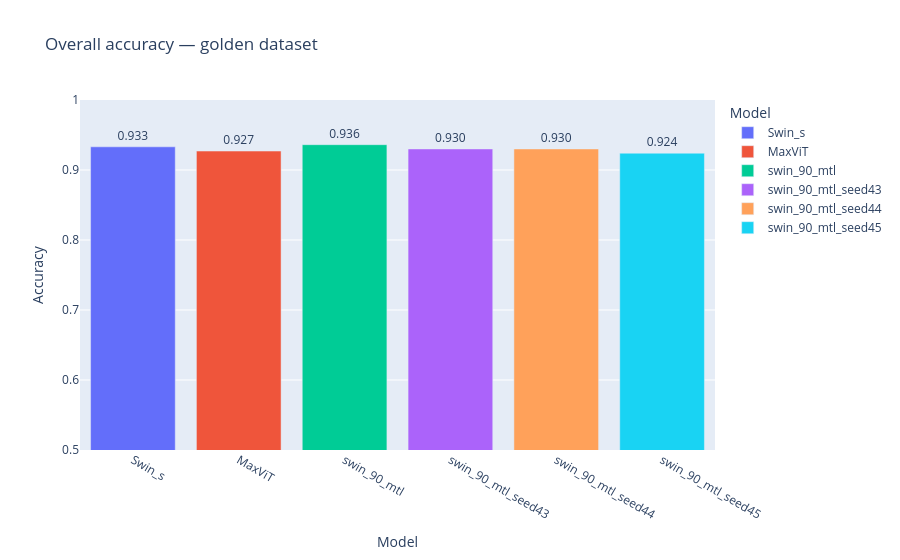
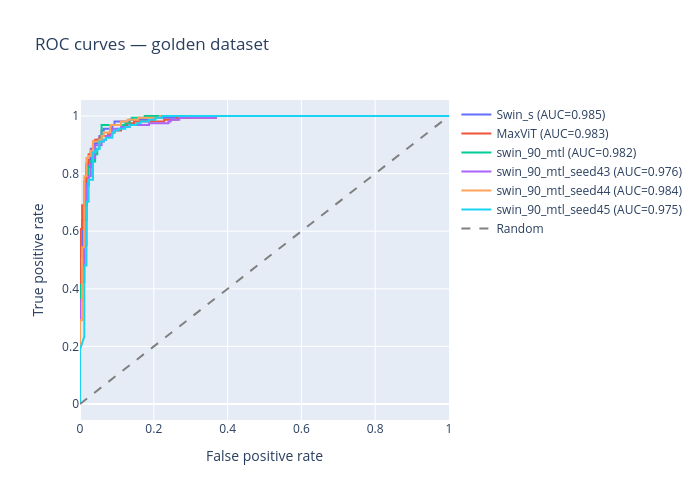
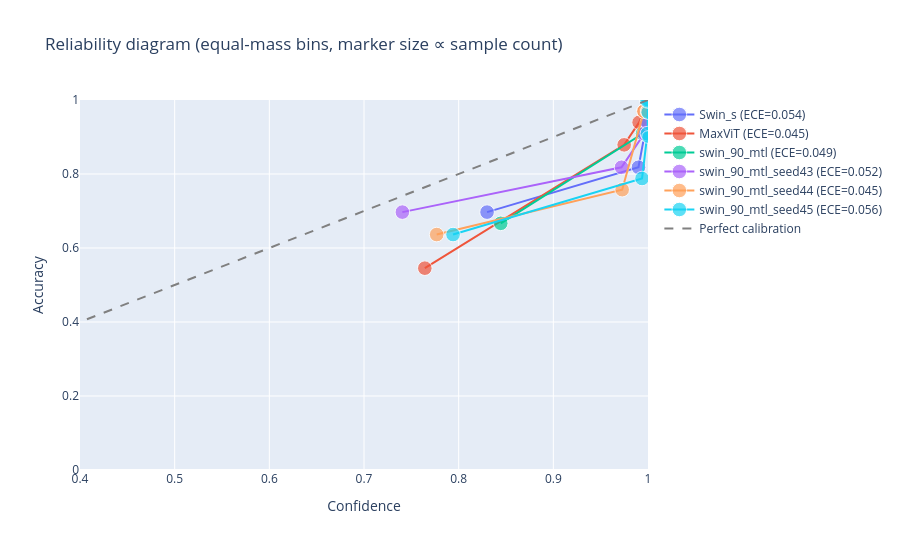

The code cell stored with these charts, in order, in its notebook:
### Code cell
# ── Compute all metrics first ─────────────────────────────────────────────────
metrics = {}
rows = []
for name, df in results.items():
    fpr, tpr, _ = roc_curve(df["true_label"], df["p_rotten"])
    auc = roc_auc_score(df["true_label"], df["p_rotten"])
    ece, bins = compute_ece(df["true_label"], df["pred"], df["confidence"])
    prec, rec, f1, _ = precision_recall_fscore_support(
        df["true_label"], df["pred"], average="binary", pos_label=1, zero_division=0
    )
    metrics[name] = {"fpr": fpr, "tpr": tpr, "auc": auc, "ece": ece, "bins": bins}
    rows.append({
        "Model":       name,
        "Accuracy":    df["correct"].mean(),
        "AUC-ROC":     auc,
        "ECE":         ece,
        "Brier":       brier_score_loss(df["true_label"], df["p_rotten"]),
        "Mean conf.":  df["confidence"].mean(),
        "Precision":   prec,
        "Recall":      rec,
        "F1":          f1,
        "N":           len(df),
    })

# ── Summary table (before figures) ────────────────────────────────────────────
summary = pd.DataFrame(rows).set_index("Model")
higher_better = ["Accuracy", "AUC-ROC", "F1", "Precision", "Recall"]
lower_better  = ["ECE", "Brier"]

def rank_highlight(col, ascending):
    """Color top 3 distinct values: dark > medium > light green."""
    ranks = col.rank(ascending=ascending, method='dense')
    colors = {
        1: 'background-color:#4C9B36; color:black; weight:bold;',  
        2: 'background-color:#97D586 ; color:black',             
        3: 'background-color:#B4E1A8; color:black',       
    }
    return [colors.get(int(r), '') for r in ranks]

display(summary.style
    .format("{:.4f}", subset=summary.columns.difference(["N"]))
    .apply(lambda c: rank_highlight(c, ascending=False), subset=higher_better)
    .apply(lambda c: rank_highlight(c, ascending=True),  subset=lower_better)
)

# ── Overall accuracy bar chart ─────────────────────────────────────────────────
overall = summary[["Accuracy"]].reset_index()
fig1 = px.bar(overall, x="Model", y="Accuracy", text_auto=".3f",
              title="Overall accuracy — golden dataset",
              color="Model", range_y=[0.5, 1.0])
fig1.update_traces(textposition="outside")
fig1.show()

# ── ROC curves ────────────────────────────────────────────────────────────────
fig_roc = go.Figure()
for name, m in metrics.items():
    fig_roc.add_trace(go.Scatter(x=m["fpr"], y=m["tpr"], mode="lines",
                                 name=f"{name} (AUC={m['auc']:.3f})"))
fig_roc.add_trace(go.Scatter(x=[0, 1], y=[0, 1], mode="lines",
                             line=dict(dash="dash", color="gray"), name="Random"))
fig_roc.update_layout(title="ROC curves — golden dataset",
                      xaxis_title="False positive rate", yaxis_title="True positive rate",
                      height=500, width=700)
fig_roc.show()

# ── Reliability diagram ───────────────────────────────────────────────────────
# Reliability diagram — equal-mass (quantile) bins + marker size ∝ sample count
# Fixes the jaggedness from sparse equal-width bins; legend click still toggles each trace
N_BINS_VIS = 10
fig_ece = go.Figure()
for name, df in results.items():
    conf = df["confidence"].values
    correct = df["correct"].values.astype(int)
    edges = np.quantile(conf, np.linspace(0, 1, N_BINS_VIS + 1))
    edges[0], edges[-1] = 0.0, 1.0
    xs, ys, counts = [], [], []
    for i in range(N_BINS_VIS):
        lo, hi = edges[i], edges[i + 1]
        m = (conf >= lo) & (conf < hi) if i < N_BINS_VIS - 1 else (conf >= lo) & (conf <= hi)
        if m.sum() < 2:
            continue
        xs.append(float(conf[m].mean()))
        ys.append(float(correct[m].mean()))
        counts.append(int(m.sum()))
    fig_ece.add_trace(go.Scatter(
        x=xs, y=ys, mode="lines+markers",
        marker=dict(size=[6 + float(np.sqrt(c)) * 1.5 for c in counts]),
        customdata=counts,
        hovertemplate="conf=%{x:.3f}<br>acc=%{y:.3f}<br>n=%{customdata}<extra></extra>",
        name=f"{name} (ECE={metrics[name]['ece']:.3f})",
    ))
fig_ece.add_trace(go.Scatter(
    x=[0, 1], y=[0, 1], mode="lines",
    line=dict(dash="dash", color="gray"), name="Perfect calibration"
))
fig_ece.update_layout(
    title="Reliability diagram (equal-mass bins, marker size ∝ sample count)",
    xaxis_title="Confidence", yaxis_title="Accuracy",
    xaxis=dict(range=[0.4, 1.0]), yaxis=dict(range=[0, 1]),
    height=550, width=900,
    legend=dict(itemclick="toggle", itemdoubleclick="toggleothers"),
)
fig_ece.show()


# ── Per-category grouped bar chart ────────────────────────────────────────────
# per_cat = []
# for name, df in results.items():
#     cat_acc = df.groupby("produce")["correct"].mean().reset_index()
#     cat_acc.columns = ["produce", "accuracy"]
#     cat_acc["model"] = name
#     per_cat.append(cat_acc)

# per_cat_df = pd.concat(per_cat)

# fig2 = px.bar(per_cat_df, x="produce", y="accuracy", color="model",
#               barmode="group", title="Per-category accuracy - golden dataset",
#               range_y=[0, 1.0], text_auto=".2f")
# fig2.update_layout(xaxis_tickangle=-45, height=500)
# fig2.show()

# ── Heatmap ───────────────────────────────────────────────────────────────────
# pivot = per_cat_df.pivot(index="model", columns="produce", values="accuracy")

# fig3 = px.imshow(pivot, text_auto=".2f", aspect="auto",
#                  color_continuous_scale="RdYlGn", range_color=[0.5, 1.0],
#                  title="Accuracy heatmap — model vs category")
# fig3.show()

# OOD golden-set accuracy - task-critical, this is what the system will actually face
# OOD AUC-ROC - robust to class imbalance, threshold-free. Great tiebreaker when accuracies are within 1-2pp
# OOD ECE/brier - calibration matters because ripeness grading downstream reads softmax confidence
# 
# 1. Identify best dataset variation using EfficientNet STL baseline (deduplication, pre-augmentation)
#    Deduplication (old aug) has wins over no aug; however, deduplicaiton + new aug has superior performance.
#    =DEDUPLICATION (NO AUG) WINS=

# 2. Identify best STL architecture at fixed optimizer (AdamW): EfficientNet vs Swin vs MaxViT
#    SWIN WINS BY ACC

# 3. On winning arch, MTL vs STL with unified stopping criterion (primary-task loss)
#    swin_90_mtl
# 4. On winning arch, architectural ablations:
#     - freeze / finetune
#     - pretrained / random-init
#     - class-weighted / unweighted loss
# 5. Augmentation ablation on best config from (4)
    
# 6. Post-hoc: temperature scaling on val > OOD ECE check

### Figure 1 — Plotly figure (JSON) as saved in the notebook; plotly's stock layout.template omitted (floating-point values rounded to 4 significant figures)
{"data": [{"hovertemplate": "Model=%{x}<br>Accuracy=%{y}<extra></extra>", "legendgroup": "Swin_s", "marker": {"color": "#636efa", "pattern": {"shape": ""}}, "name": "Swin_s", "orientation": "v", "showlegend": true, "textposition": "outside", "texttemplate": "%{y:.3f}", "type": "bar", "x": ["Swin_s"], "xaxis": "x", "y": [0.9331], "yaxis": "y"}, {"hovertemplate": "Model=%{x}<br>Accuracy=%{y}<extra></extra>", "legendgroup": "MaxViT", "marker": {"color": "#EF553B", "pattern": {"shape": ""}}, "name": "MaxViT", "orientation": "v", "showlegend": true, "textposition": "outside", "texttemplate": "%{y:.3f}", "type": "bar", "x": ["MaxViT"], "xaxis": "x", "y": [0.9271], "yaxis": "y"}, {"hovertemplate": "Model=%{x}<br>Accuracy=%{y}<extra></extra>", "legendgroup": "swin_90_mtl", "marker": {"color": "#00cc96", "pattern": {"shape": ""}}, "name": "swin_90_mtl", "orientation": "v", "showlegend": true, "textposition": "outside", "texttemplate": "%{y:.3f}", "type": "bar", "x": ["swin_90_mtl"], "xaxis": "x", "y": [0.9362], "yaxis": "y"}, {"hovertemplate": "Model=%{x}<br>Accuracy=%{y}<extra></extra>", "legendgroup": "swin_90_mtl_seed43", "marker": {"color": "#ab63fa", "pattern": {"shape": ""}}, "name": "swin_90_mtl_seed43", "orientation": "v", "showlegend": true, "textposition": "outside", "texttemplate": "%{y:.3f}", "type": "bar", "x": ["swin_90_mtl_seed43"], "xaxis": "x", "y": [0.9301], "yaxis": "y"}, {"hovertemplate": "Model=%{x}<br>Accuracy=%{y}<extra></extra>", "legendgroup": "swin_90_mtl_seed44", "marker": {"color": "#FFA15A", "pattern": {"shape": ""}}, "name": "swin_90_mtl_seed44", "orientation": "v", "showlegend": true, "textposition": "outside", "texttemplate": "%{y:.3f}", "type": "bar", "x": ["swin_90_mtl_seed44"], "xaxis": "x", "y": [0.9301], "yaxis": "y"}, {"hovertemplate": "Model=%{x}<br>Accuracy=%{y}<extra></extra>", "legendgroup": "swin_90_mtl_seed45", "marker": {"color": "#19d3f3", "pattern": {"shape": ""}}, "name": "swin_90_mtl_seed45", "orientation": "v", "showlegend": true, "textposition": "outside", "texttemplate": "%{y:.3f}", "type": "bar", "x": ["swin_90_mtl_seed45"], "xaxis": "x", "y": [0.924], "yaxis": "y"}], "layout": {"barmode": "relative", "legend": {"title": {"text": "Model"}, "tracegroupgap": 0}, "title": {"text": "Overall accuracy — golden dataset"}, "xaxis": {"anchor": "y", "categoryarray": ["Swin_s", "MaxViT", "swin_90_mtl", "swin_90_mtl_seed43", "swin_90_mtl_seed44", "swin_90_mtl_seed45"], "categoryorder": "array", "domain": [0, 1], "title": {"text": "Model"}}, "yaxis": {"anchor": "x", "domain": [0, 1], "range": [0.5, 1], "title": {"text": "Accuracy"}}}}

### Figure 2 — Plotly figure (JSON) as saved in the notebook; plotly's stock layout.template omitted (floating-point values rounded to 4 significant figures)
{"data": [{"mode": "lines", "name": "Swin_s (AUC=0.985)", "type": "scatter", "x": [0.0, 0.0, 0.0, 0.0, 0.0, 0.0, 0.0, 0.0, 0.0, 0.0, 0.0, 0.0, 0.0, 0.0, 0.0, 0.0, 0.0, 0.0, 0.0, 0.0, 0.0, 0.0, 0.0, 0.0, 0.0, 0.0, 0.005848, 0.005848, 0.005848, 0.005848, 0.0117, 0.0117, 0.01754, 0.01754, 0.02339, 0.02339, 0.02924, 0.02924, 0.03509, 0.03509, 0.04094, 0.04094, 0.04678, 0.04678, 0.05263, 0.05263, 0.05848, 0.05848, 0.06433, 0.06433, 0.08772, 0.08772, 0.09357, 0.09357, 0.1345, 0.1345, 0.1988, 0.1988, 0.2865, 0.2865, 1.0], "y": [0.0, 0.006329, 0.08228, 0.09494, 0.1203, 0.1519, 0.1582, 0.1772, 0.1835, 0.1962, 0.2152, 0.2595, 0.2785, 0.2911, 0.3101, 0.3291, 0.3481, 0.3608, 0.3797, 0.3924, 0.4051, 0.4241, 0.4367, 0.443, 0.4557, 0.5127, 0.5127, 0.557, 0.5696, 0.6392, 0.6392, 0.6899, 0.6899, 0.8291, 0.8291, 0.8481, 0.8481, 0.8861, 0.8861, 0.8987, 0.8987, 0.9051, 0.9051, 0.9177, 0.9177, 0.9304, 0.9304, 0.9494, 0.9494, 0.9557, 0.9557, 0.9684, 0.9684, 0.981, 0.981, 0.9873, 0.9873, 0.9937, 0.9937, 1.0, 1.0]}, {"mode": "lines", "name": "MaxViT (AUC=0.983)", "type": "scatter", "x": [0.0, 0.0, 0.0, 0.005848, 0.005848, 0.0117, 0.0117, 0.01754, 0.01754, 0.02339, 0.02339, 0.02924, 0.02924, 0.03509, 0.03509, 0.04094, 0.04094, 0.05263, 0.05263, 0.05848, 0.05848, 0.07602, 0.07602, 0.08772, 0.08772, 0.09357, 0.09357, 0.1111, 0.1111, 0.117, 0.117, 0.1287, 0.1287, 0.1462, 0.1462, 0.2281, 0.2281, 0.2632, 0.2632, 0.3684, 0.3684, 1.0], "y": [0.0, 0.006329, 0.6076, 0.6076, 0.6899, 0.6899, 0.7722, 0.7722, 0.8354, 0.8354, 0.8671, 0.8671, 0.8797, 0.8797, 0.9114, 0.9114, 0.9177, 0.9177, 0.9241, 0.9241, 0.9304, 0.9304, 0.9367, 0.9367, 0.943, 0.943, 0.9494, 0.9494, 0.962, 0.962, 0.9684, 0.9684, 0.9747, 0.9747, 0.981, 0.981, 0.9873, 0.9873, 0.9937, 0.9937, 1.0, 1.0]}, {"mode": "lines", "name": "swin_90_mtl (AUC=0.982)", "type": "scatter", "x": [0.0, 0.0, 0.0, 0.0, 0.0, 0.0, 0.0, 0.005848, 0.005848, 0.005848, 0.005848, 0.0117, 0.0117, 0.01754, 0.01754, 0.01754, 0.01754, 0.02339, 0.02339, 0.02924, 0.02924, 0.04094, 0.04094, 0.04678, 0.04678, 0.05263, 0.05263, 0.05848, 0.05848, 0.1228, 0.1228, 0.1345, 0.1345, 0.1404, 0.1404, 0.1754, 0.1754, 1.0], "y": [0.0, 0.2278, 0.2975, 0.3418, 0.3671, 0.3861, 0.4114, 0.4177, 0.4304, 0.4494, 0.4684, 0.4873, 0.5443, 0.5506, 0.6646, 0.6772, 0.7595, 0.7595, 0.8228, 0.8228, 0.8418, 0.8418, 0.8671, 0.8671, 0.8861, 0.8861, 0.9177, 0.9177, 0.9684, 0.9684, 0.9747, 0.9747, 0.9873, 0.9873, 0.9937, 0.9937, 1.0, 1.0]}, {"mode": "lines", "name": "swin_90_mtl_seed43 (AUC=0.976)", "type": "scatter", "x": [0.0, 0.0, 0.0, 0.0, 0.0, 0.0, 0.0, 0.0, 0.0, 0.0, 0.0, 0.0, 0.0, 0.0, 0.0, 0.0, 0.005848, 0.005848, 0.005848, 0.005848, 0.0117, 0.0117, 0.01754, 0.01754, 0.02339, 0.02339, 0.02924, 0.02924, 0.03509, 0.03509, 0.04094, 0.04094, 0.05848, 0.05848, 0.06433, 0.06433, 0.07018, 0.07018, 0.08187, 0.08187, 0.08772, 0.08772, 0.1111, 0.1111, 0.1345, 0.1345, 0.1871, 0.1871, 0.2398, 0.2398, 0.2456, 0.2456, 0.269, 0.269, 0.3684, 0.3684, 1.0], "y": [0.0, 0.06962, 0.1519, 0.1772, 0.1962, 0.2215, 0.2342, 0.2405, 0.2532, 0.2595, 0.2785, 0.2911, 0.3038, 0.3291, 0.3418, 0.3608, 0.3608, 0.3734, 0.3861, 0.4241, 0.4241, 0.6392, 0.6392, 0.7595, 0.7595, 0.7911, 0.7911, 0.8354, 0.8354, 0.8544, 0.8544, 0.8987, 0.8987, 0.9114, 0.9114, 0.9177, 0.9177, 0.9304, 0.9304, 0.9494, 0.9494, 0.9557, 0.9557, 0.962, 0.962, 0.9684, 0.9684, 0.9747, 0.9747, 0.981, 0.981, 0.9873, 0.9873, 0.9937, 0.9937, 1.0, 1.0]}, {"mode": "lines", "name": "swin_90_mtl_seed44 (AUC=0.984)", "type": "scatter", "x": [0.0, 0.0, 0.0, 0.0, 0.0, 0.0, 0.0, 0.0, 0.0, 0.0, 0.0, 0.0, 0.0, 0.0, 0.005848, 0.005848, 0.005848, 0.005848, 0.0117, 0.0117, 0.01754, 0.01754, 0.02339, 0.02339, 0.02924, 0.02924, 0.03509, 0.03509, 0.05263, 0.05263, 0.05848, 0.05848, 0.06433, 0.06433, 0.08187, 0.08187, 0.1111, 0.1111, 0.1287, 0.1287, 0.1579, 0.1579, 0.2164, 0.2164, 1.0], "y": [0.0, 0.01266, 0.0443, 0.08228, 0.1076, 0.1646, 0.1772, 0.1962, 0.2089, 0.2215, 0.2342, 0.2658, 0.2785, 0.2911, 0.2911, 0.3101, 0.3228, 0.5443, 0.5443, 0.7911, 0.7911, 0.8544, 0.8544, 0.8608, 0.8608, 0.8797, 0.8797, 0.9114, 0.9114, 0.9177, 0.9177, 0.9304, 0.9304, 0.943, 0.943, 0.9684, 0.9684, 0.981, 0.981, 0.9873, 0.9873, 0.9937, 0.9937, 1.0, 1.0]}, {"mode": "lines", "name": "swin_90_mtl_seed45 (AUC=0.975)", "type": "scatter", "x": [0.0, 0.0, 0.0, 0.0117, 0.0117, 0.0117, 0.0117, 0.0117, 0.0117, 0.0117, 0.0117, 0.0117, 0.01754, 0.01754, 0.02339, 0.02339, 0.03509, 0.03509, 0.04094, 0.04094, 0.04678, 0.04678, 0.05263, 0.05263, 0.06433, 0.06433, 0.07018, 0.07018, 0.08772, 0.08772, 0.09357, 0.09357, 0.1053, 0.1053, 0.1228, 0.1228, 0.1345, 0.1345, 0.152, 0.152, 0.1637, 0.1637, 0.1871, 0.1871, 0.2047, 0.2047, 0.2222, 0.2222, 1.0], "y": [0.0, 0.1139, 0.1899, 0.2342, 0.2848, 0.2975, 0.3165, 0.3291, 0.3481, 0.4051, 0.4177, 0.481, 0.481, 0.7025, 0.7025, 0.7785, 0.7785, 0.8734, 0.8734, 0.8797, 0.8797, 0.8861, 0.8861, 0.9114, 0.9114, 0.9177, 0.9177, 0.9241, 0.9241, 0.943, 0.943, 0.9494, 0.9494, 0.9557, 0.9557, 0.962, 0.962, 0.9684, 0.9684, 0.9747, 0.9747, 0.981, 0.981, 0.9873, 0.9873, 0.9937, 0.9937, 1.0, 1.0]}, {"line": {"color": "gray", "dash": "dash"}, "mode": "lines", "name": "Random", "type": "scatter", "x": [0, 1], "y": [0, 1]}], "layout": {"height": 500, "title": {"text": "ROC curves — golden dataset"}, "width": 700, "xaxis": {"title": {"text": "False positive rate"}}, "yaxis": {"title": {"text": "True positive rate"}}}}

### Figure 3 — Plotly figure (JSON) as saved in the notebook; plotly's stock layout.template omitted (floating-point values rounded to 4 significant figures)
{"data": [{"customdata": [33, 33, 33, 33, 32, 33, 33, 33, 32, 34], "hovertemplate": "conf=%{x:.3f}<br>acc=%{y:.3f}<br>n=%{customdata}<extra></extra>", "marker": {"size": [14.62, 14.62, 14.62, 14.62, 14.49, 14.62, 14.62, 14.62, 14.49, 14.75]}, "mode": "lines+markers", "name": "Swin_s (ECE=0.054)", "type": "scatter", "x": [0.83, 0.99, 0.9988, 0.9997, 0.9999, 1.0, 1.0, 1.0, 1.0, 1.0], "y": [0.697, 0.8182, 0.9394, 0.9697, 1, 0.9697, 0.9697, 0.9697, 1, 1]}, {"customdata": [33, 33, 33, 33, 32, 33, 33, 33, 33, 33], "hovertemplate": "conf=%{x:.3f}<br>acc=%{y:.3f}<br>n=%{customdata}<extra></extra>", "marker": {"size": [14.62, 14.62, 14.62, 14.62, 14.49, 14.62, 14.62, 14.62, 14.62, 14.62]}, "mode": "lines+markers", "name": "MaxViT (ECE=0.045)", "type": "scatter", "x": [0.7643, 0.9748, 0.9906, 0.9959, 0.9981, 0.999, 0.9994, 0.9997, 0.9998, 0.9999], "y": [0.5455, 0.8788, 0.9394, 0.9697, 0.9688, 0.9697, 1, 1, 1, 1]}, {"customdata": [33, 33, 33, 33, 32, 33, 33, 32, 21, 46], "hovertemplate": "conf=%{x:.3f}<br>acc=%{y:.3f}<br>n=%{customdata}<extra></extra>", "marker": {"size": [14.62, 14.62, 14.62, 14.62, 14.49, 14.62, 14.62, 14.49, 12.87, 16.17]}, "mode": "lines+markers", "name": "swin_90_mtl (ECE=0.049)", "type": "scatter", "x": [0.8445, 0.9943, 0.9996, 0.9999, 1.0, 1.0, 1.0, 1.0, 1.0, 1], "y": [0.6667, 0.9091, 0.9091, 0.9697, 1, 0.9697, 0.9394, 1, 1, 1]}, {"customdata": [33, 33, 33, 33, 32, 33, 33, 32, 34, 33], "hovertemplate": "conf=%{x:.3f}<br>acc=%{y:.3f}<br>n=%{customdata}<extra></extra>", "marker": {"size": [14.62, 14.62, 14.62, 14.62, 14.49, 14.62, 14.62, 14.49, 14.75, 14.62]}, "mode": "lines+markers", "name": "swin_90_mtl_seed43 (ECE=0.052)", "type": "scatter", "x": [0.7405, 0.972, 0.9961, 0.9993, 0.9998, 0.9999, 1.0, 1.0, 1.0, 1.0], "y": [0.697, 0.8182, 0.9091, 0.9394, 1, 1, 0.9697, 0.9688, 1, 1]}, {"customdata": [33, 33, 33, 33, 32, 33, 33, 32, 34, 33], "hovertemplate": "conf=%{x:.3f}<br>acc=%{y:.3f}<br>n=%{customdata}<extra></extra>", "marker": {"size": [14.62, 14.62, 14.62, 14.62, 14.49, 14.62, 14.62, 14.49, 14.75, 14.62]}, "mode": "lines+markers", "name": "swin_90_mtl_seed44 (ECE=0.045)", "type": "scatter", "x": [0.7768, 0.9727, 0.9957, 0.9989, 0.9997, 0.9999, 1.0, 1.0, 1.0, 1.0], "y": [0.6364, 0.7576, 0.9697, 1, 0.9688, 1, 1, 1, 0.9706, 1]}, {"customdata": [33, 33, 33, 33, 30, 35, 33, 28, 20, 51], "hovertemplate": "conf=%{x:.3f}<br>acc=%{y:.3f}<br>n=%{customdata}<extra></extra>", "marker": {"size": [14.62, 14.62, 14.62, 14.62, 14.22, 14.87, 14.62, 13.94, 12.71, 16.71]}, "mode": "lines+markers", "name": "swin_90_mtl_seed45 (ECE=0.056)", "type": "scatter", "x": [0.7941, 0.9937, 0.9993, 0.9999, 1.0, 1.0, 1.0, 1.0, 1.0, 1.0], "y": [0.6364, 0.7879, 0.9091, 1, 0.9667, 1, 1, 1, 0.9, 1]}, {"line": {"color": "gray", "dash": "dash"}, "mode": "lines", "name": "Perfect calibration", "type": "scatter", "x": [0, 1], "y": [0, 1]}], "layout": {"height": 550, "legend": {"itemclick": "toggle", "itemdoubleclick": "toggleothers"}, "title": {"text": "Reliability diagram (equal-mass bins, marker size ∝ sample count)"}, "width": 900, "xaxis": {"range": [0.4, 1], "title": {"text": "Confidence"}}, "yaxis": {"range": [0, 1], "title": {"text": "Accuracy"}}}}
